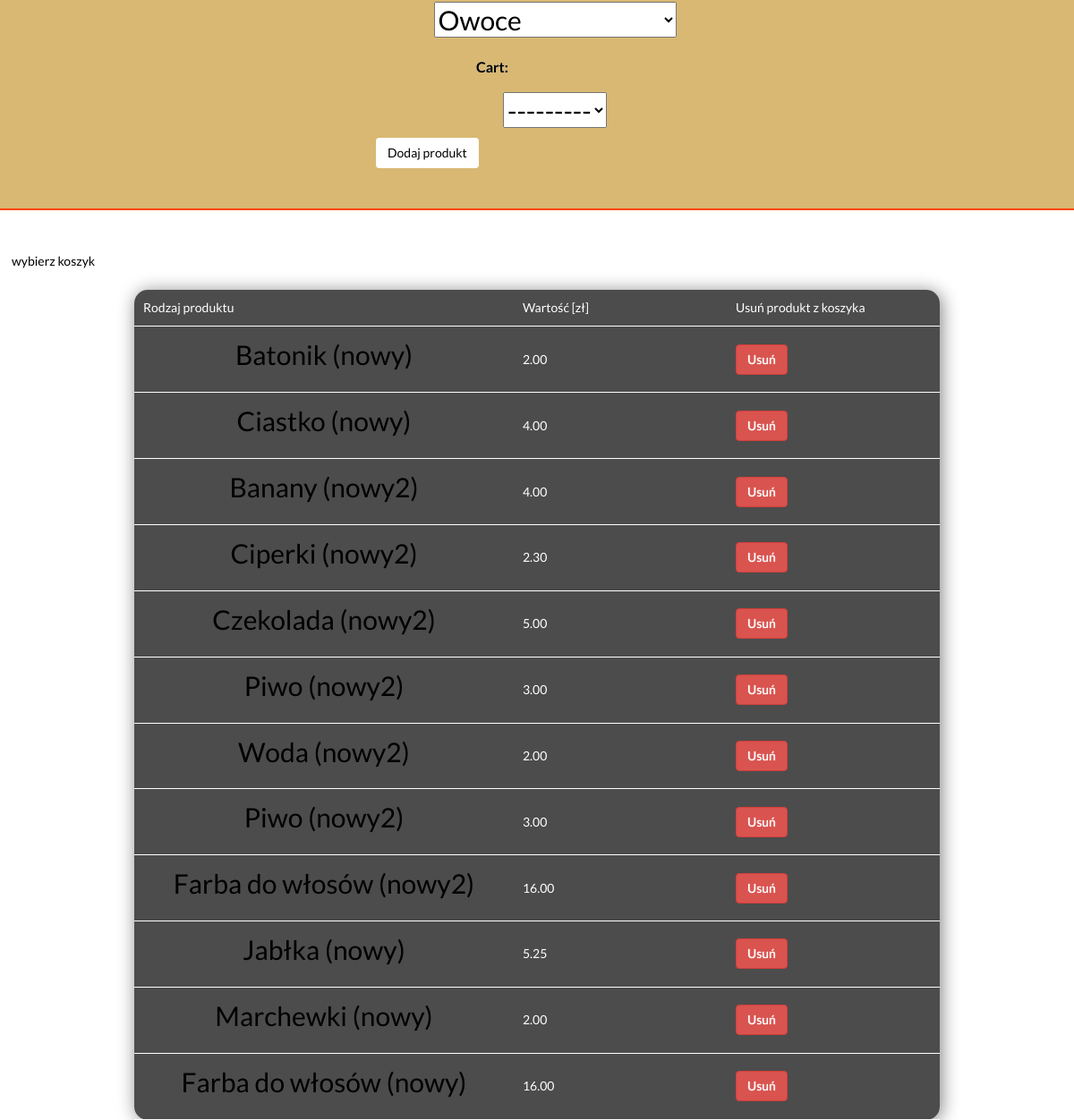
The app's page /cart/ (signed in, lower part), older data.
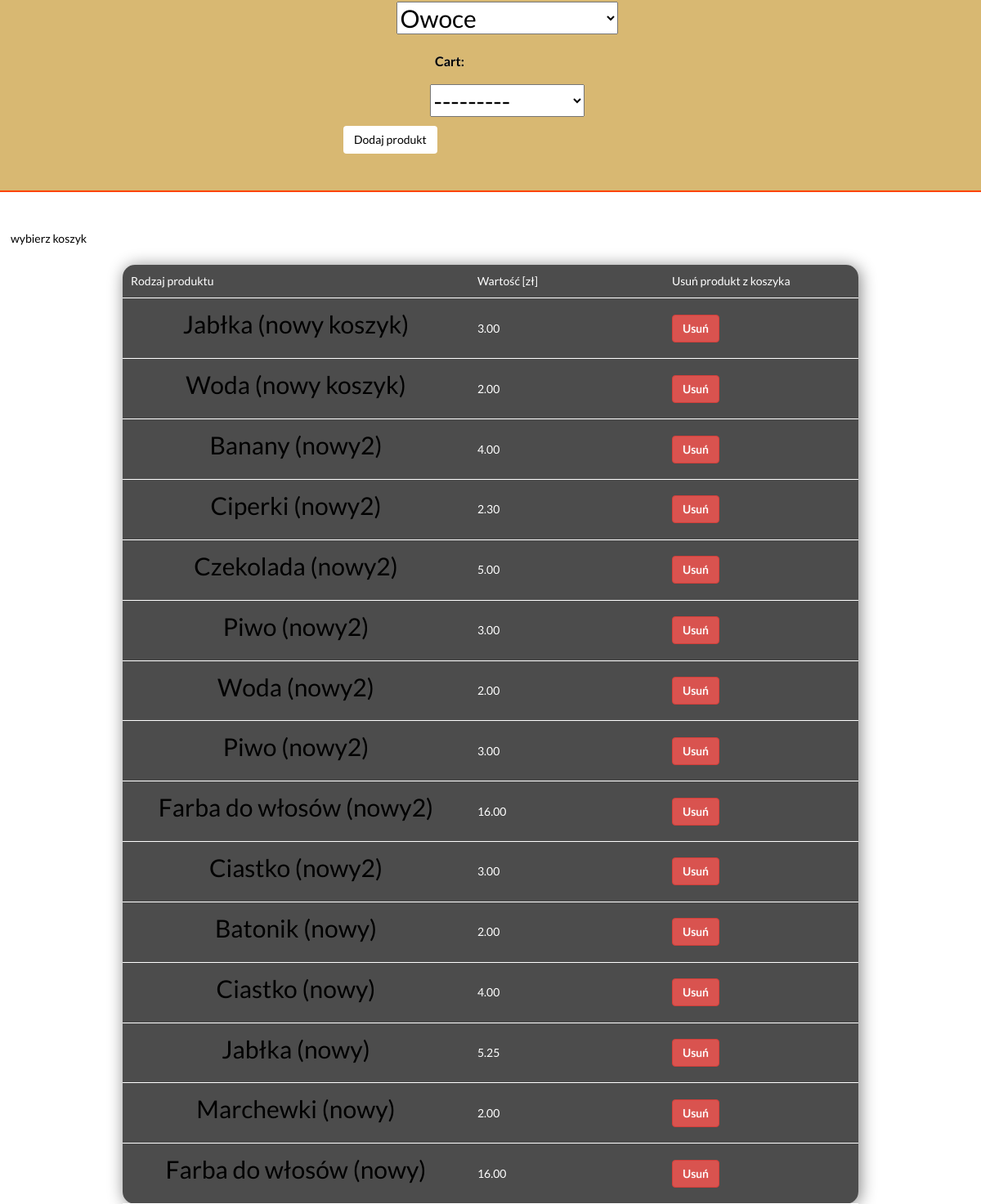
The same page, newer data.
### product/models.py (models this page shows)
class Product(models.Model):
    name = models.CharField(max_length=50)
    price = models.DecimalField(max_digits=6, decimal_places=2, null=True)
    user = models.ForeignKey(User, on_delete=models.CASCADE, null = True, blank=True)
    caterogry = models.IntegerField(choices=Category, default=13)
    def __str__(self):
        return self.name

### cart/models.py (models this page shows)
class Cart(models.Model):
    cart_name = models.CharField(max_length=50)
    user = models.ForeignKey(User, on_delete=models.CASCADE, null=True, blank=True)
    product = models.ManyToManyField(Product, blank=True)
    date_added = models.DateTimeField(auto_now=True)
    def __str__(self):
        return self.cart_name

### product/views.py (the view)
# urls.py: url(r'^cart/', product_views.new_product_view, name='cart'),
def new_product_view(request):
    if request.method == 'POST':
        form = NewProductForm(request.POST, user=request.user)
        if form.is_valid():
            product = form.save(commit = False)
            product.user = request.user
            product.save()
            cart = form.cleaned_data.get('cart')
            cart.product.add(product)
            cart.save()
            name = form.cleaned_data.get('name')
            messages.success(request, 'Produkt  {name} został utworzony i dodany do koszyka  {cart}!'.format(name=name, cart = cart))
            return redirect('cart')
    else:
        form = NewProductForm(user=request.user)
        data = Cart.objects.order_by('-date_added').filter(user = request.user)
    return render(request, "cart.html", {'form': form, 'data':data})

### product/forms.py
class NewProductForm(forms.ModelForm):
    name = forms.CharField(label="Nazwa produkt")
    price = forms.DecimalField(label=('Cena'))
    category = forms.ChoiceField(widget=forms.Select(), choices=Category, label='Kategoria')
    def __init__(self,  *args, user, **kwargs):
        super(NewProductForm, self).__init__(*args, **kwargs)
        self.fields['cart'] = forms.ModelChoiceField(queryset=Cart.objects.filter(user=user))
    class Meta:
        model = Product
        fields = ['name', 'price', 'category']

### Templates/cart.html (shortened to what this page needs)
{% extends "index.html" %}
{% block content %}
		<div class="row">
			<div class="col-sm-12">
				<div class="cartForm">
					<div id="addProduct">
							<form id = 'product_form' method="POST" >
									{{ form.as_p }}
								<div class="form-group">
									<button class="btn btn-outline-info" type="submit">Dodaj produkt</button>
								</div>
							</form>
					</div>
				</div>
				<div class="productTable">
                            <form id = "show_product_form" method="POST" >
							<div class="form-group">
									<button class="btn btn-outline-info" type="submit">wybierz koszyk</button>
								</div>
							</form>
					<table id="table">
						<tr >
							<td style="color: white">Rodzaj produktu</td>
							<td>Wartość [zł] </td>
							<td>Usuń produkt z koszyka </td>
						</tr>
						{%  for cart in data %}
    						{% for product in cart.product.all %}
						<tr>
							<td><p> {{ product }} ({{cart}}) </p></td>
							<td>{{product.price}}</td>
							<td> <button type="button" class="btn btn-danger">Usuń</button> </td>
						</tr>
							{% endfor %}
						{% endfor %}
					</table>
			</div>
		</div>
		</div>
{% endblock content %}

Row changes from the older to the newer data that the page shows:
added Cart: cart_name "nowy koszyk"
added Product: name "Jabłka", price "3.00"
added Product: name "Woda", price "2.00"
changed Cart "nowy2": moves up the list
added Product: name "Ciastko", {{ cart }} "nowy2", price "3.00", shown under Cart "nowy2"
